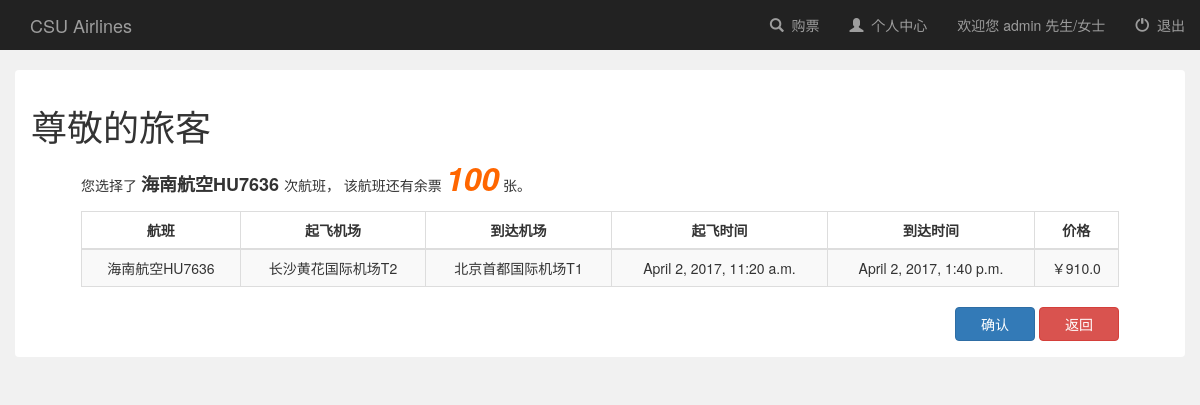
Before: /booksystem/book/flight/4/ (signed in) with the older database file.
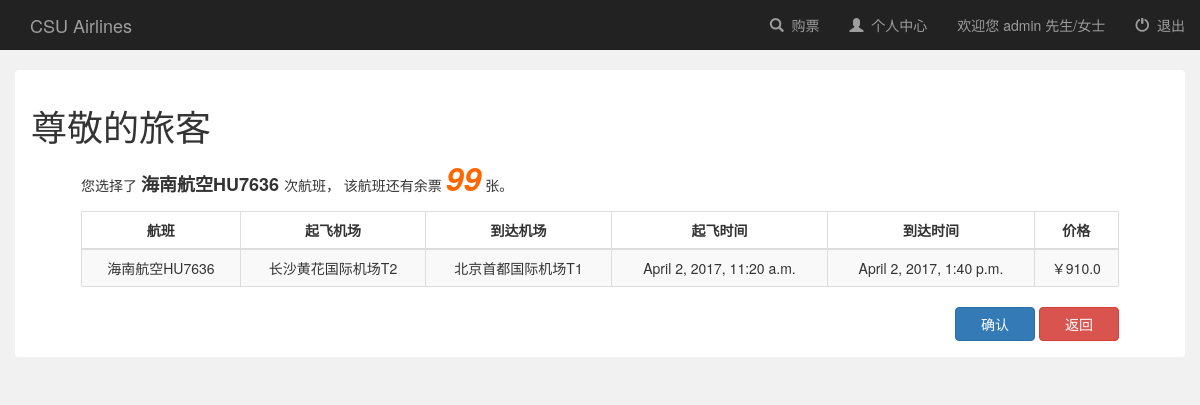
After: the same page with the newer database file.
### booksystem/models.py (models this page shows, shortened)
class Flight(models.Model):
    user = models.ManyToManyField(
        User, default=1)  # 有了这个字段之后，默认的后台添加失效，必须要自定义Form，除去这个字段
    name = models.CharField(max_length=100)  # 班次  南方航空CZ3969
    leave_city = models.CharField(max_length=100, null=True)  # 离开城市
    arrive_city = models.CharField(max_length=100, null=True)  # 到达城市
    leave_airport = models.CharField(max_length=100, null=True)  # 离开的机场
    arrive_airport = models.CharField(max_length=100, null=True)  # 到达的机场
    leave_time = models.DateTimeField(
        null=True)  # DateTimeField包括了DateField信息，并且添加了时间
    arrive_time = models.DateTimeField(null=True)
    capacity = models.IntegerField(default=0, null=True)  # 座位总数
    price = models.FloatField(default=0, null=True)  # 价格
    book_sum = models.IntegerField(default=0, null=True)  # 订票总人数
    income = models.FloatField(default=0, null=True)  # 收入

### booksystem/views.py (the view, shortened to what this page needs)
# urls.py: url(r'^book/flight/(?P<flight_id>[0-9]+)/$', views.book_ticket, name='book_ticket'),  # 订票
@csrf_exempt
def book_ticket(request, flight_id):
    if not request.user.is_authenticated:  # 如果没登录就render登录页面
        return render(request, 'booksystem/login.html')
    else:
        flight = Flight.objects.get(pk=flight_id)
        booked_flights = Flight.objects.filter(user=request.user)  # 返回 QuerySet
        if flight in booked_flights:
            return render(request, 'booksystem/book_conflict.html')
        context = {'flight': flight, 'username': request.user.username}
        return render(request, 'booksystem/book_flight.html', context)

### booksystem/templates/booksystem/book_flight.html (shortened to what this page needs)
{% extends 'booksystem/base.html' %}
{% block login_display %}
    <a href="#">欢迎您 {{ username }} 先生/女士</a>
{% endblock %}
{% block content %}
    <div class="container-fluid" style="margin-top: 20px">
        <div class="alert" style="background-color: white;overflow: hidden">
            <h1>尊敬的旅客</h1>
            <div id="info_body" style="margin-left: 50px;margin-right: 50px">
                <p>
                    您选择了 <strong style="font-size: large"> {{ flight.name }} </strong> 次航班，
                    该航班还有余票
                    <strong id="remain_seats"
                            style="font-size: xx-large;color: #ff6600;font-style: italic">{{ flight.capacity }}</strong>
                    张。
                </p>
                <table class="table table-striped table-bordered">
                    <thead>
                    <tr>
                        <th style="text-align: center">航班</th>
                        <th style="text-align: center">起飞机场</th>
                        <th style="text-align: center">到达机场</th>
                        <th style="text-align: center">起飞时间</th>
                        <th style="text-align: center">到达时间</th>
                        <th style="text-align: center">价格</th>
                    </tr>
                    </thead>
                    <tbody style="text-align: center">
                    <tr>
                        <td>{{ flight.name }}</td>
                        <td>{{ flight.leave_city }}{{ flight.leave_airport }}</td>
                        <td>{{ flight.arrive_city }}{{ flight.arrive_airport }}</td>
                        <td>{{ flight.leave_time }}</td>
                        <td>{{ flight.arrive_time }}</td>
                        <td>￥{{ flight.price }}</td>
                    </tr>
                    </tbody>
                </table>
                <div id="book_btns" align="right">
                    <form onsubmit="return PostData()" method="post" style="display: inline">
                        <input class="btn btn-primary" style="width: 80px" value="确认" type="submit"
                               onclick="confirm_info()">
                    </form>
                    <a href="" class="btn btn-danger" style="width: 80px" onclick="history.back();">返回</a>
                </div>
            </div>
        </div>
    </div>
{% endblock %}

### booksystem/templates/booksystem/base.html (shortened to what this page needs)
<!DOCTYPE html>
<html lang="en">
<head>
    <link rel="stylesheet" href="https://maxcdn.bootstrapcdn.com/bootstrap/3.3.6/css/bootstrap.min.css">
</head>
<body style="background-color: #f1f1f1">
<nav class="nav navbar-inverse">
    <div class="container-fluid">
        <div class="navbar-header">
            <a class="navbar-brand" href="{% url 'booksystem:index' %}">CSU Airlines</a>
        </div>
        <ul class="nav navbar-nav navbar-right">
            <li>
                <a href="{% url 'booksystem:result' %}">
                    <span class="glyphicon glyphicon-search" aria-hidden="true"></span>&nbsp; 购票
                </a>
            </li>
            <li>
                <a href="{% url 'booksystem:user_info' %}">
                    <span class="glyphicon glyphicon-user" aria-hidden="true"></span>&nbsp; 个人中心
                </a>
            </li>
            <li>
                {% block login_display %}{% endblock %}
            </li>
            <li>
                <a href="{% url 'booksystem:logout_user' %}">
                    <span class="glyphicon glyphicon-off" aria-hidden="true"></span>&nbsp; 退出
                </a>
            </li>
        </ul>
    </div>
</nav>
{% block content %}
{% endblock %}
</body>
</html>

Changed rows visible on the page:
changed Flight "海南航空HU7636": capacity "100" → "99"
